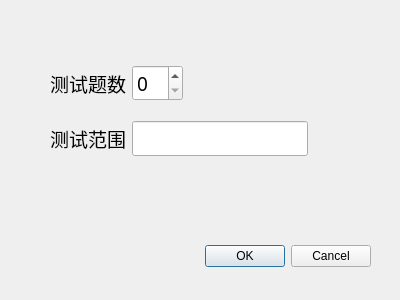
<?xml version="1.0" encoding="UTF-8"?>
<ui version="4.0">
 <class>TestDialog</class>
 <widget class="QDialog" name="TestDialog">
  <property name="geometry">
   <rect>
    <x>0</x>
    <y>0</y>
    <width>400</width>
    <height>300</height>
   </rect>
  </property>
  <property name="windowTitle">
   <string>Dialog</string>
  </property>
  <widget class="QDialogButtonBox" name="buttonBox">
   <property name="geometry">
    <rect>
     <x>30</x>
     <y>240</y>
     <width>341</width>
     <height>32</height>
    </rect>
   </property>
   <property name="orientation">
    <enum>Qt::Horizontal</enum>
   </property>
   <property name="standardButtons">
    <set>QDialogButtonBox::Cancel|QDialogButtonBox::Ok</set>
   </property>
  </widget>
  <widget class="QWidget" name="formLayoutWidget">
   <property name="geometry">
    <rect>
     <x>50</x>
     <y>30</y>
     <width>301</width>
     <height>161</height>
    </rect>
   </property>
   <layout class="QFormLayout" name="formLayout">
    <property name="formAlignment">
     <set>Qt::AlignLeading|Qt::AlignLeft|Qt::AlignVCenter</set>
    </property>
    <property name="verticalSpacing">
     <number>20</number>
    </property>
    <item row="0" column="0">
     <widget class="QLabel" name="label">
      <property name="font">
       <font>
        <family>宋体</family>
        <pointsize>14</pointsize>
       </font>
      </property>
      <property name="text">
       <string>测试题数</string>
      </property>
     </widget>
    </item>
    <item row="0" column="1">
     <widget class="QSpinBox" name="spinBox">
      <property name="sizePolicy">
       <sizepolicy hsizetype="Fixed" vsizetype="Fixed">
        <horstretch>0</horstretch>
        <verstretch>0</verstretch>
       </sizepolicy>
      </property>
      <property name="font">
       <font>
        <family>宋体</family>
        <pointsize>14</pointsize>
       </font>
      </property>
     </widget>
    </item>
    <item row="1" column="0">
     <widget class="QLabel" name="label_2">
      <property name="font">
       <font>
        <family>宋体</family>
        <pointsize>14</pointsize>
       </font>
      </property>
      <property name="text">
       <string>测试范围</string>
      </property>
     </widget>
    </item>
    <item row="1" column="1">
     <layout class="QHBoxLayout" name="horizontalLayout">
      <item alignment="Qt::AlignLeft">
       <widget class="QLineEdit" name="lineEdit">
        <property name="sizePolicy">
         <sizepolicy hsizetype="Expanding" vsizetype="Fixed">
          <horstretch>0</horstretch>
          <verstretch>0</verstretch>
         </sizepolicy>
        </property>
        <property name="font">
         <font>
          <family>宋体</family>
          <pointsize>14</pointsize>
         </font>
        </property>
       </widget>
      </item>
     </layout>
    </item>
   </layout>
  </widget>
 </widget>
 <resources/>
 <connections>
  <connection>
   <sender>buttonBox</sender>
   <signal>accepted()</signal>
   <receiver>TestDialog</receiver>
   <slot>accept()</slot>
   <hints>
    <hint type="sourcelabel">
     <x>248</x>
     <y>254</y>
    </hint>
    <hint type="destinationlabel">
     <x>157</x>
     <y>274</y>
    </hint>
   </hints>
  </connection>
  <connection>
   <sender>buttonBox</sender>
   <signal>rejected()</signal>
   <receiver>TestDialog</receiver>
   <slot>reject()</slot>
   <hints>
    <hint type="sourcelabel">
     <x>316</x>
     <y>260</y>
    </hint>
    <hint type="destinationlabel">
     <x>286</x>
     <y>274</y>
    </hint>
   </hints>
  </connection>
 </connections>
</ui>
